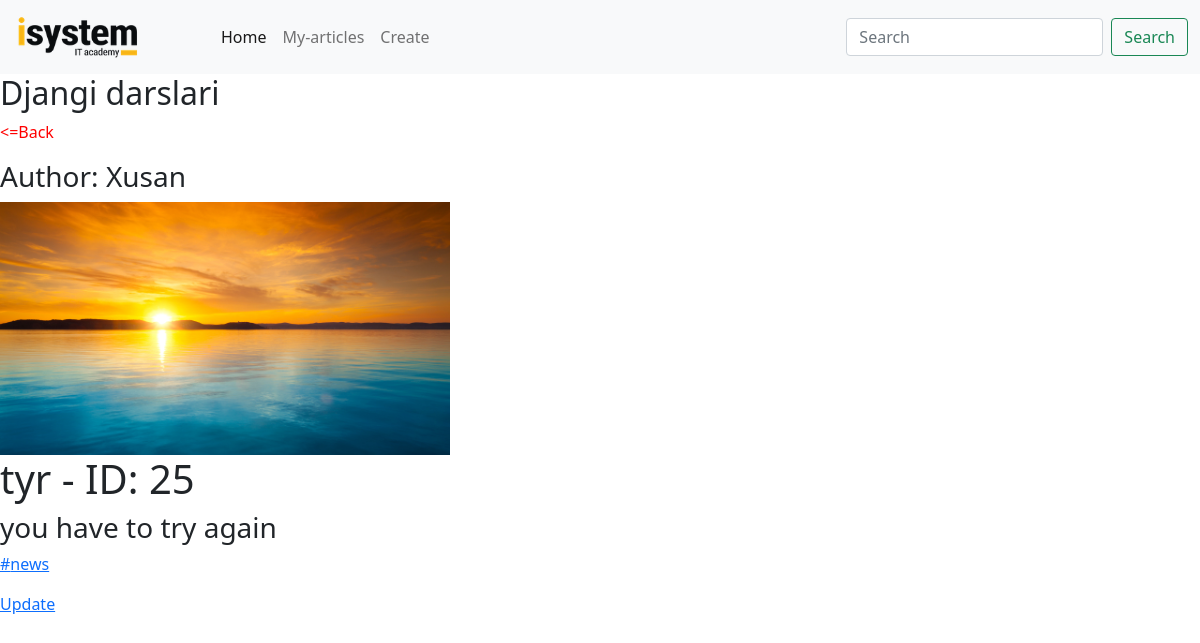
The page /articles/tyr/ on the database its author committed.
### articles/models.py (models this page shows, shortened)
class Article(models.Model):
    author = models.ForeignKey(User, on_delete=models.SET_NULL, null=True, blank=True)
    title = models.CharField(max_length=255)
    image = models.ImageField(upload_to='articles', null=True)
    slug = models.SlugField(unique=True, null=True)
    content = models.TextField()
    tags = models.ManyToManyField(Tag, null=True, blank=True)
    time = models.DateTimeField(null=True)
    last_update = models.DateTimeField(auto_now=True)
    created_at = models.DateTimeField(auto_now_add=True)
    objects = ArticleManager()

class Tag(models.Model):
    tag = models.CharField(max_length=50)
    def __str__(self):
        return f'{self.tag}'

### articles/views.py (the view)
# urls.py: path('<slug:slug>/', article_detail_view, name='article_detail_view'),
def article_detail_view(request, slug):
    obj = Article.objects.get(slug=slug)
    context = {
        'object': obj
    }
    return render(request, 'articles/detail.html', context)

### templates/articles/detail.html
{% extends 'base.html' %}
{% block content %}
<p><a href="../" style="text-decoration:none;color:red;"><=Back</a></p>
<h3>Author: {{ object.author }}</h3>
<img style="width: 450px;" src="{{ object.image.url }}">
<h1>{{ object.title }} - ID: {{ object.id }}</h1>
<h3>{{ object.content }}</h3>
<p>
    {% for obj in object.tags.all %}
        <a href="#">#{{ obj }} </a>
    {% endfor %}
</p>
<header style="margin-top: 10px; color: green;">
    <a href="{% url 'article_update_view' object.slug %}">Update</a>
</header>
{% endblock %}

### static/css/index.css (style rules this page uses)
body { background-color: #fffccf; }

### rows shown on the page
Article: author "Xusan", image (picture), title "tyr", id "25", content "you have to try again"
Tag: tag "news"
